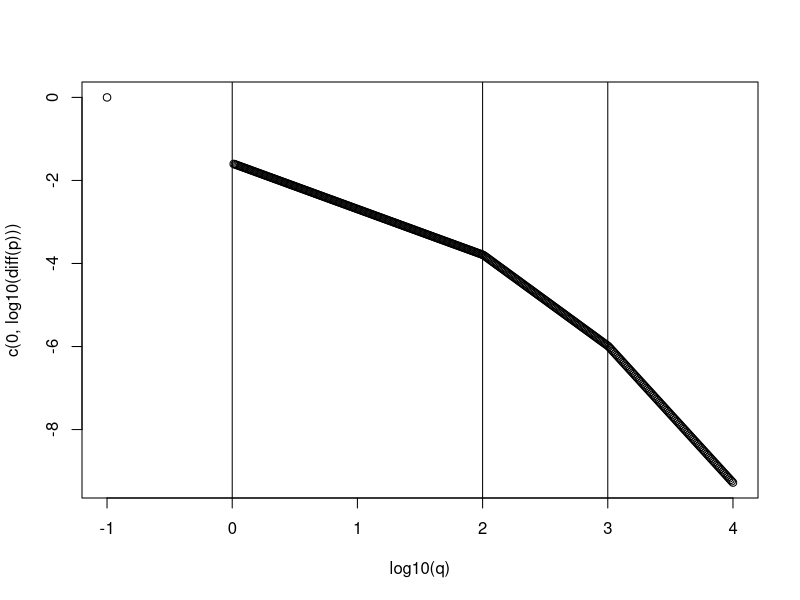
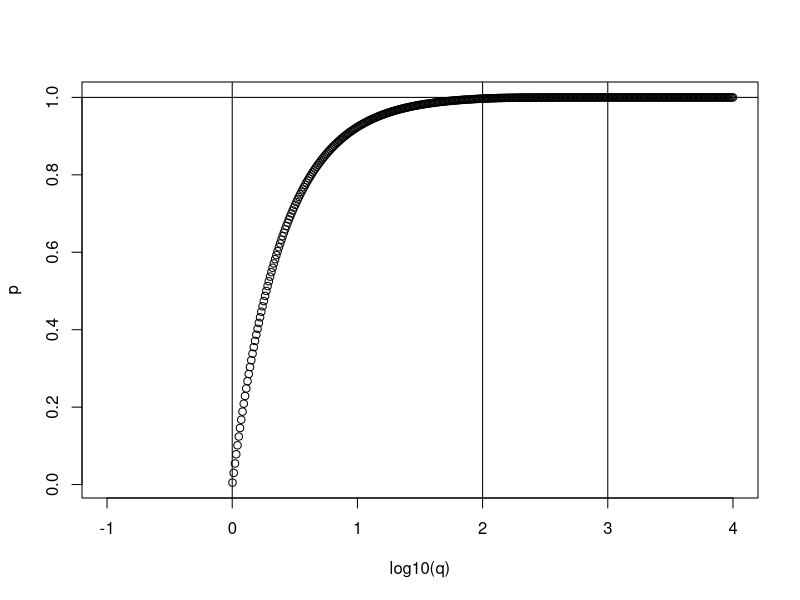

Here is the R script that generated these plots, in order:

# This script follows the notation for Pareto distributions from the
# Wikipedia page.

DrawPareto <- function(n, x.min, alpha) {
  x <- runif(n)
  return(x.min / (x ^ (1 / alpha)))
}

# Draws from a pareto distribution constrained to lie between
# x.min and x.max.
DrawTruncatedPareto <- function(n, x.min, x.max, alpha) {
  x <- runif(n)
  constant <- (x.min ^ (-alpha) - x.max ^ (-alpha))
  return(((x.min ^ (-alpha) - x * constant)) ^ (-1 / alpha))
}


# N draws, each a number from 1:length(probs)
DrawMultinoulli <- function(n, probs) {
  probs <- probs / sum(probs)
  q <- length(probs)  # Distinct number of categories
  
  x <- matrix(rep(runif(n), q), ncol=q)
  x.thresholds <- matrix(rep(cumsum(probs), each=n), ncol=q)

  x <- rowSums(x >= x.thresholds) + 1
  x[x > q] <- q # For floating point errors
  return(x)
}


# The log likelihood that an observation is between
# x.min and x.max (without normalizing constant)
ParetoLogLikInRange <- function(alpha, range.min, range.max) {
  return(log(range.min ^ (-alpha) - range.max ^ (-alpha)))
}


# The log likelihood (with normalizing constant) of
# <counts> observations within buckets defined by
#
# [ x.min, breaks[1] )
# [ breaks[1], breaks[2] )
# …
# [ breaks[len(breaks)], Inf )
#
# …where the lower limit of the Pareto distribution is x.min
# and the shape is alpha.
#
# <counts> should be in the same order as <breaks>, with
# <counts> having one more element than <breaks>.
#
CensoredParetoLogLik <- function(alpha, x.min, breaks, counts) {
  if (!x.min < breaks[1]) {
    stop("x.min must be less than the smallest break.")
  }
  breaks.left <- c(x.min, breaks)
  breaks.right <- c(breaks, Inf)
  log.lik <- breaks.left ^ (-alpha) - breaks.right ^ (-alpha)
  log.lik <- log(log.lik)
  log.lik <- sum(counts * log.lik) +           # Summed observations
             sum(counts) * alpha * log(x.min)  # Normalizing constant
  return(log.lik)
}

# <breaks> should be a sorted numeric vector.
# Returns the index of breaks that is the greatest
# element less than or equal to the corresponding
# element of x.
FirstIndexLessThan <- function(x, breaks) {
  nb <- length(breaks)
  nx <- length(x)
  res <- matrix(rep(x, nb), ncol=nb) >= matrix(rep(breaks, each=nx), ncol=nb)
  res <- rowSums(res)
  res[res == 0] <- NA
  return(res)
}


PiecewiseParetoAreaProbs <- function(alpha, x.min, continuous=TRUE) {
  # An array of the raw areas under the power law in 
  # each region
  
  if (length(alpha) != length(x.min)) {
    stop("alpha and x.min must be the same length")
  }
  
  n <- length(alpha)
  areas <- (x.min ^ (-alpha)) / alpha -
           c((x.min[-1] ^ (-alpha[-n])) / alpha[-n], 0)
  
  # Get an array of constants for each segment.
  if (continuous) {
    # Choose the constants to make the distribution
    # continuous at the breakpoints.  This won't make sense
    # without seeing a write-up.
    
    # The multiples of k0, the constant in the first area.
    k <- c(1, x.min[-1] ^ (diff(alpha)))
    k <- cumprod(k)
    k0 <- 1 / sum(k * areas)    
    constants <- k0 * k
  } else {
    constants <- rep(1/sum(areas), length(areas))
  }
  areas <- areas * constants
  return(list(areas=areas, constants=constants))
}


# The CDF of a pareto with multiple discontinuities of the slope.
# q is a vector of quantiles, alpha a vector of slopes,
# and x.min a vector of the same length indicating where the
# slopes start.  x.min should be sorted in ascending order and
# correspond componentwise to alpha.
pPiecewisePareto <- function(q, alpha, x.min, continuous=TRUE) {
  if (length(alpha) != length(x.min)) {
    stop("Alpha and x.min must have the same length.")
  }
  n <- length(x.min)
  
  pieces <- PiecewiseParetoAreaProbs(alpha, x.min, continuous=continuous)
  areas <- pieces$areas
  constants <- pieces$constants
  
  cumulative.areas <- cumsum(areas)
  cumulative.areas <- c(0, cumulative.areas[-length(cumulative.areas)])

  buckets <- FirstIndexLessThan(q, x.min)
  left.areas <- cumulative.areas[buckets]
  left.boundaries <- x.min[buckets]
  x.alphas <- alpha[buckets]
  x.constants <- constants[buckets]
  
  probs <- left.areas +
           x.constants * (left.boundaries ^ (-x.alphas) - q ^ (-x.alphas)) / x.alphas
  
  return(probs)
}

alpha <- c(1.1, 2.2, 3.3); x.min <- c(1, 100, 1000)
q <- exp(seq(log(0.1), log(10000), length.out=500))
p <- pPiecewisePareto(q, alpha, x.min, continuous=T)

plot(log10(q), c(0, log10(diff(p)))); abline(v=log10(x.min)); abline(h=1)
plot(log10(q), p); abline(v=log10(x.min)); abline(h=1)


CensoredPiecewiseParetoLogLik <- function(alpha, x.min, breaks, counts) {
  if (!x.min[1] < breaks[1]) {
    return(-Inf)
    #stop("x.min must be less than the smallest break.")
  }
  breaks.left <- c(x.min[1], breaks)
  breaks.right <- c(breaks, Inf)
  
  prob.in.range <- (pPiecewisePareto(breaks.right, alpha, x.min) -
                    pPiecewisePareto(breaks.left, alpha, x.min))
  #print(alpha)
  #print(x.min)
  #print(prob.in.range)
  #print("------")
  if (any(counts > 0 & prob.in.range <= 0)) {
    return(-Inf)
  }
  log.lik <- sum(counts * log(prob.in.range))
  return(log.lik)
}


DrawPiecewisePareto <- function(n, alpha, x.min) {
  area.probs <- PiecewiseParetoAreaProbs(alpha, x.min)$areas
  
  # First draw how many observations come from each region  
  x <- DrawMultinoulli(n, area.probs)
  x <- table(x)

  res <- list()
  for (area in names(x)) {
    index <- as.numeric(area)
    if (x[[area]] > 0) {
      x.lower <- x.min[index]
      x.upper <- ifelse(index == length(x.min), Inf, x.min[index + 1])
      res[[area]] <- DrawTruncatedPareto(n=x[[area]], x.min=x.lower, x.max=x.upper,
                                         alpha=alpha[index])
    }
  }
  res <- unlist(res)
  names(res) <- NULL
  return(res)
}
#x <- DrawPiecewisePareto(1000, alpha, x.min)


DrawPiecewiseParetoMoment <- function(n, alpha, x.min, MomentFun) {
  x <- DrawPiecewisePareto(n, alpha, x.min)
  return(mean(MomentFun(x)))
}

# Helper functions for constraining the MLE parameter estimates
LogitFunction <- function(x, logit.min=0, logit.max=1) {
  x <- exp(x) / (exp(x) + 1)
  return(x * (logit.max - logit.min) + logit.min)
}

InvLogitFunction <- function(x, logit.min=0, logit.max=1) {
  x <- (x - logit.min) / (logit.max - logit.min)
  return(log(x / (1 - x)))
}

ExpFunction <- function(x, exp.min=0) {
  return(exp(x) + exp.min)
}

InvExpFunction <- function(x, exp.min=0) {
  return(log(x - exp.min))
}

BootstrapDataFrame <- function(d) {
  count.col <- "Companies.n"
  n <- sum(d[[count.col]])
  p <- d[[count.col]] / n
  d[count.col] <- rmultinom(1, size=n, prob=p)
  return(d)
}


CRRAUtilty <- function(wealth, gain, gamma) {
  return(((wealth + gain) ^ (1 - gamma)) / (1 - gamma))
}

CRRARiskValue <- function(wealth, gain, gamma) {
  return(CRRAUtilty(wealth, gain, gamma) - CRRAUtilty(wealth, 0, gamma))
}









